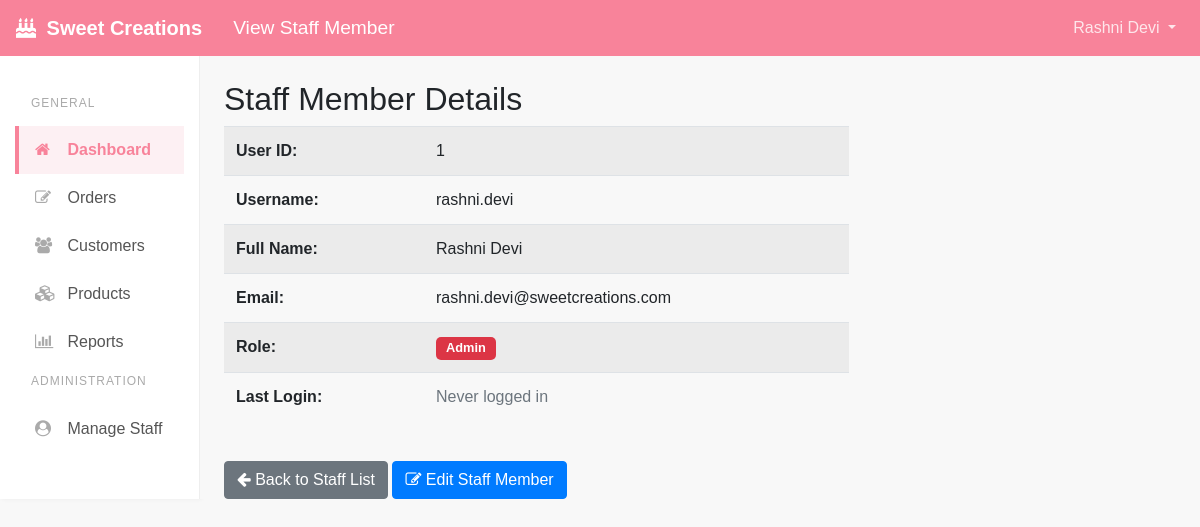
The page /admin/view_user.php?id=1 (signed in) on the database its author committed.
### tables this page shows
CREATE TABLE `USERS` (
  `user_id` int(11) NOT NULL AUTO_INCREMENT,
  `username` varchar(50) NOT NULL,
  `password` varchar(255) NOT NULL,  
  `full_name` varchar(100) DEFAULT NULL,
  `email` varchar(100) DEFAULT NULL,
  `role` varchar(20) NOT NULL DEFAULT 'Staff',  
  `last_login` datetime DEFAULT NULL,
  PRIMARY KEY (`user_id`),
  UNIQUE KEY `username` (`username`)
);

### includes/functions.php (called while the page is built, shortened)
<?php
function connectDB() {
    $dsn = 'mysql:host=' . DB_HOST . ';dbname=' . DB_NAME . ';charset=utf8mb4';
    $options = [
        PDO::ATTR_ERRMODE            => PDO::ERRMODE_EXCEPTION,
        PDO::ATTR_DEFAULT_FETCH_MODE => PDO::FETCH_ASSOC,
        PDO::ATTR_EMULATE_PREPARES   => false,
    ];
    try {
        $pdo = new PDO($dsn, DB_USER, DB_PASS, $options);
        return $pdo;
    } catch (PDOException $e) {
        error_log("Database Connection Error: " . $e->getMessage());
        echo "Error connecting to the database. Please check configuration or contact support.";
        exit;
    }
}
function getUserById($userId) {
    $conn = connectDB();
    try {
        $stmt = $conn->prepare("SELECT user_id, username, full_name, email, role, last_login FROM USERS WHERE user_id = ?");
        $stmt->execute([$userId]);
        return $stmt->fetch(PDO::FETCH_ASSOC);
    } catch (PDOException $e) {
        error_log("Get user by ID error: " . $e->getMessage());
        return false;
    } finally {
        $conn = null;
    }
}
?>

### admin/view_user.php (the view, shortened to what this page needs)
<?php
require_once '../includes/functions.php';
$userId = isset($_GET['id']) ? (int)$_GET['id'] : 0;
$user = getUserById($userId);
include '../includes/header.php';
?>
<div class="row">
    <div class="col-md-12">
        <div class="x_panel">
            <div class="x_title">
                <h2>Staff Member Details</h2>
            </div>
            <div class="x_content">
                <div class="row">
                    <div class="col-md-8">
                        <table class="table table-striped">
                            <tbody>
                                <tr>
                                    <th style="width: 200px;">User ID:</th>
                                    <td><?php echo $user['user_id']; ?></td>
                                </tr>
                                <tr>
                                    <th>Username:</th>
                                    <td><?php echo htmlspecialchars($user['username']); ?></td>
                                </tr>
                                <tr>
                                    <th>Full Name:</th>
                                    <td><?php echo htmlspecialchars($user['full_name']); ?></td>
                                </tr>
                                <tr>
                                    <th>Email:</th>
                                    <td><?php echo htmlspecialchars($user['email'] ?: 'Not provided'); ?></td>
                                </tr>
                                <tr>
                                    <th>Role:</th>
                                    <td>
                                        <span class="badge badge-<?php echo $user['role'] === 'Admin' ? 'danger' : 'info'; ?>">
                                            <?php echo htmlspecialchars($user['role']); ?>
                                        </span>
                                    </td>
                                </tr>
                                <tr>
                                    <th>Last Login:</th>
                                    <td>
                                        <?php
                                        if ($user['last_login']) {
                                            echo formatDate($user['last_login'], 'd M Y H:i');
                                        } else {
                                            echo '<span class="text-muted">Never logged in</span>';
                                        }
                                        ?>
                                    </td>
                                </tr>
                            </tbody>
                        </table>
                    </div>
                </div>
                <div class="row mt-4">
                    <div class="col-md-12">
                        <a href="manage_users.php" class="btn btn-secondary">
                            <i class="fa fa-arrow-left"></i> Back to Staff List
                        </a>
                        <a href="edit_user.php?id=<?php echo $user['user_id']; ?>" class="btn btn-primary">
                            <i class="fa fa-edit"></i> Edit Staff Member
                        </a>
                    </div>
                </div>
            </div>
        </div>
    </div>
</div>
<?php include '../includes/footer.php'; ?>

### assets/css/app.css (style rules this page uses)
.table { table-layout: auto; }
.table th, .table td { word-wrap: break-word; }
:root { --sweet-pink: #f8839a; --sweet-light-gray: #f8f8f8; --sweet-text-color: #555; --sweet-sidebar-bg: #ffffff; --sweet-sidebar-link-color: #555; --sweet-sidebar-link-active-color: var(--sweet-pink); --sweet-sidebar-link-active-bg: #fdf0f3; }
body { font-family: sans-serif; background-color: var(--sweet-light-gray); }
.badge { border-radius: 5px; padding: 5px 10px; font-size: 0.8em; font-weight: bold; }

### rows shown on the page
users: user_id "1", username "rashni.devi", full_name "Rashni Devi", email "rashni.devi@sweetcreations.com", role "Admin"

### other values the page prints
$pageTitle "View Staff Member"
$_SESSION['full_name'] "Rashni Devi"
